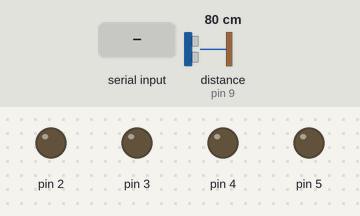
This sketch was run on a simulated Arduino Leonardo, built with avr-gcc and run on an emulated ATmega32U4. Parts: output pins drawn as LEDs (lit = HIGH). Wiring (inferred from the names in the program): ultrasonic range finder: trigger pin 8; echo pin 9. The inputs (shaded band) are chosen by the test bench; at power-on: distance to the obstacle (sensor on pin 9) 80 cm. The echo pulse lasts 58.3 µs per cm; pins used as bus, display or sensor lines are not drawn.

Above: at 1.2 s.
1.3 s: "l" received over the second serial link
At 2.1 s:
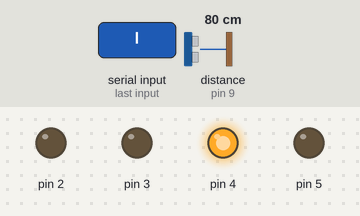
2.8 s: "r" received over the second serial link
At 3.6 s:
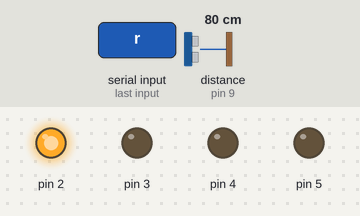
4.3 s: "b" received over the second serial link
At 5.0 s:
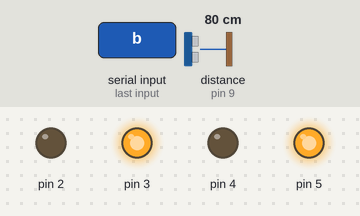
5.8 s: "f" received over the second serial link
At 6.8 s:
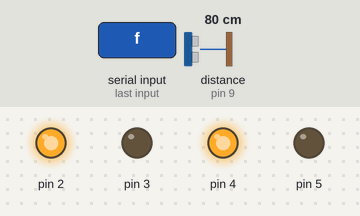
7.4 s: "s" received over the second serial link
At 8.5 s:
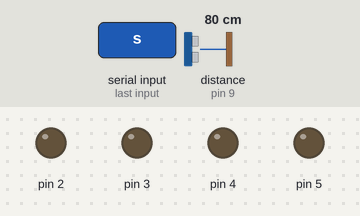
Timing chart, 0 to 9.9 s (numbered marks = the images above; inputs shaded):
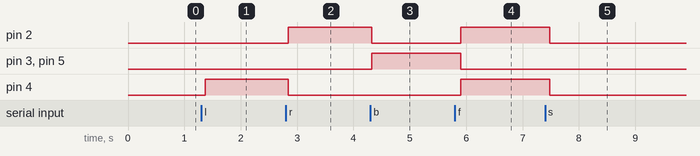

The sketch:

Object_Avoidance.ino
```cpp
const int trig=8;
const int echo=9;
long duration;
int distance;

void setup()
{

  Serial1.begin(9600);

  pinMode(trig,OUTPUT);
  pinMode(echo,INPUT);
  pinMode(2,OUTPUT);
  pinMode(3,OUTPUT);
  pinMode(4,OUTPUT);
  pinMode(5,OUTPUT);
}

void loop() {
  digitalWrite(trig, LOW);
  delayMicroseconds(2);
  digitalWrite(trig, HIGH);
  delayMicroseconds(10);
  digitalWrite(trig, LOW);
  duration = pulseIn(echo, HIGH);
  distance = duration * 0.034 / 2;
  Serial1.print("Distance: ");
  Serial1.print(distance);
  Serial1.println(" cm");
  delay(100);
  char data;
  data=Serial1.read();
  if(distance<=10)
  {
    digitalWrite(2,LOW);
    digitalWrite(3,LOW);
    digitalWrite(4,LOW);
    digitalWrite(5,LOW);
  }
  if(data=='l')
  {
    digitalWrite(2,LOW);
    digitalWrite(3,LOW);
    digitalWrite(4,HIGH);
    digitalWrite(5,LOW);

  }
  else if(data=='r')
  {
    digitalWrite(2, HIGH);
    digitalWrite(3, LOW);
    digitalWrite(4, LOW);
    digitalWrite(5, LOW);

  }

  else if(data=='b')
  {
    digitalWrite(2, LOW);
    digitalWrite(3, HIGH);
    digitalWrite(4, LOW);
    digitalWrite(5, HIGH);
  }

  else if(data=='f')
  {
    digitalWrite(2, HIGH);
    digitalWrite(3, LOW);
    digitalWrite(4, HIGH);
    digitalWrite(5, LOW);
  }
  else if(data=='s')
  {
    digitalWrite(2,LOW);
    digitalWrite(3,LOW);
    digitalWrite(4,LOW);
    digitalWrite(5,LOW);
  }
}
```

Measured:
- after the input at 1.3 s, pin 4: LOW → HIGH after 0.07 s
- after the input at 2.8 s, pin 2: LOW → HIGH after 0.05 s; pin 4: HIGH → LOW after 0.05 s
- after the input at 4.3 s, pin 2: HIGH → LOW at once; pin 3, pin 5: LOW → HIGH at once
- after the input at 5.8 s, pin 2, pin 4: LOW → HIGH after 0.10 s; pin 3, pin 5: HIGH → LOW after 0.10 s
- after the input at 7.4 s, pin 2, pin 4: HIGH → LOW after 0.09 s
